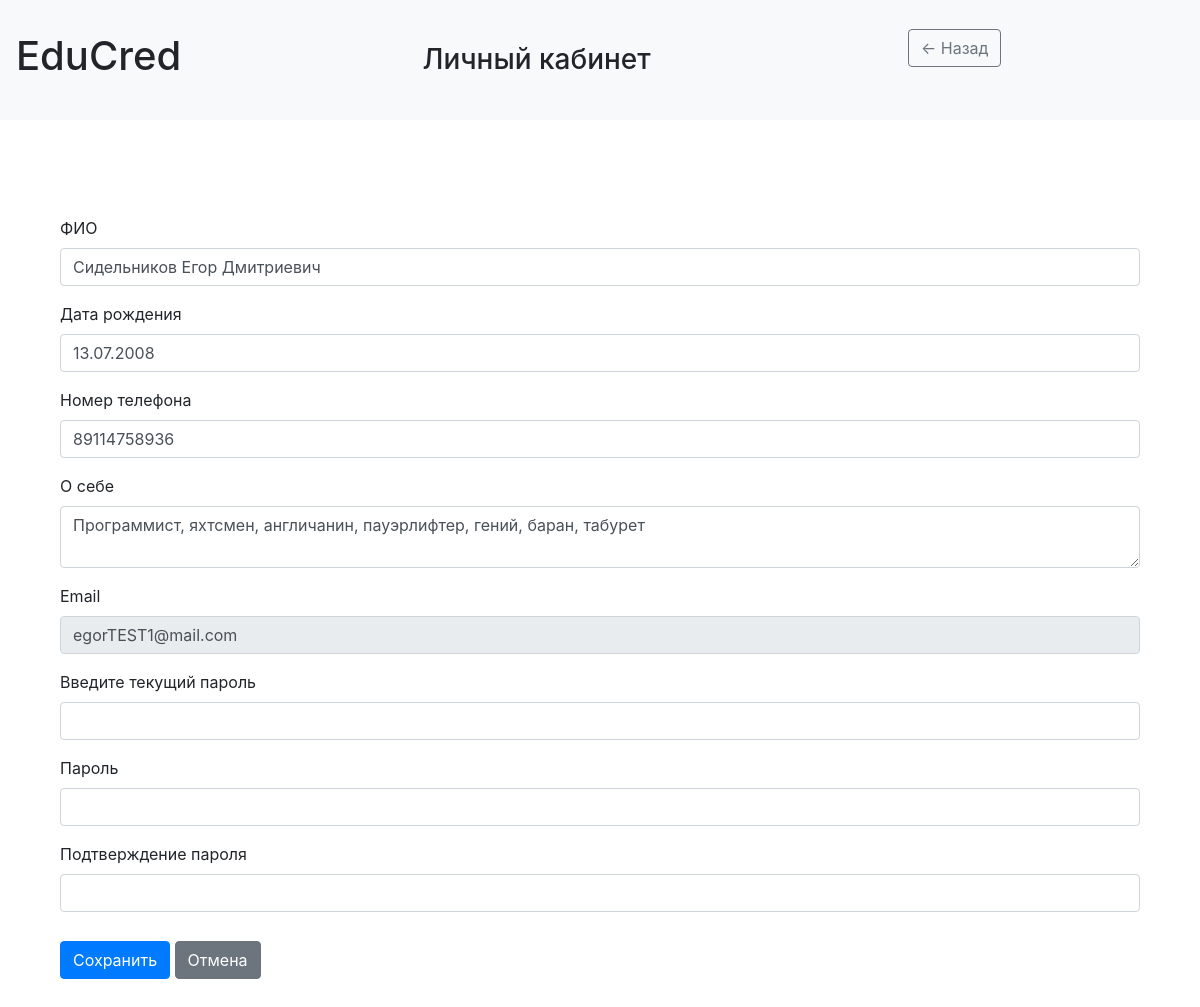
The page /profile (signed in) on the database as committed earlier.
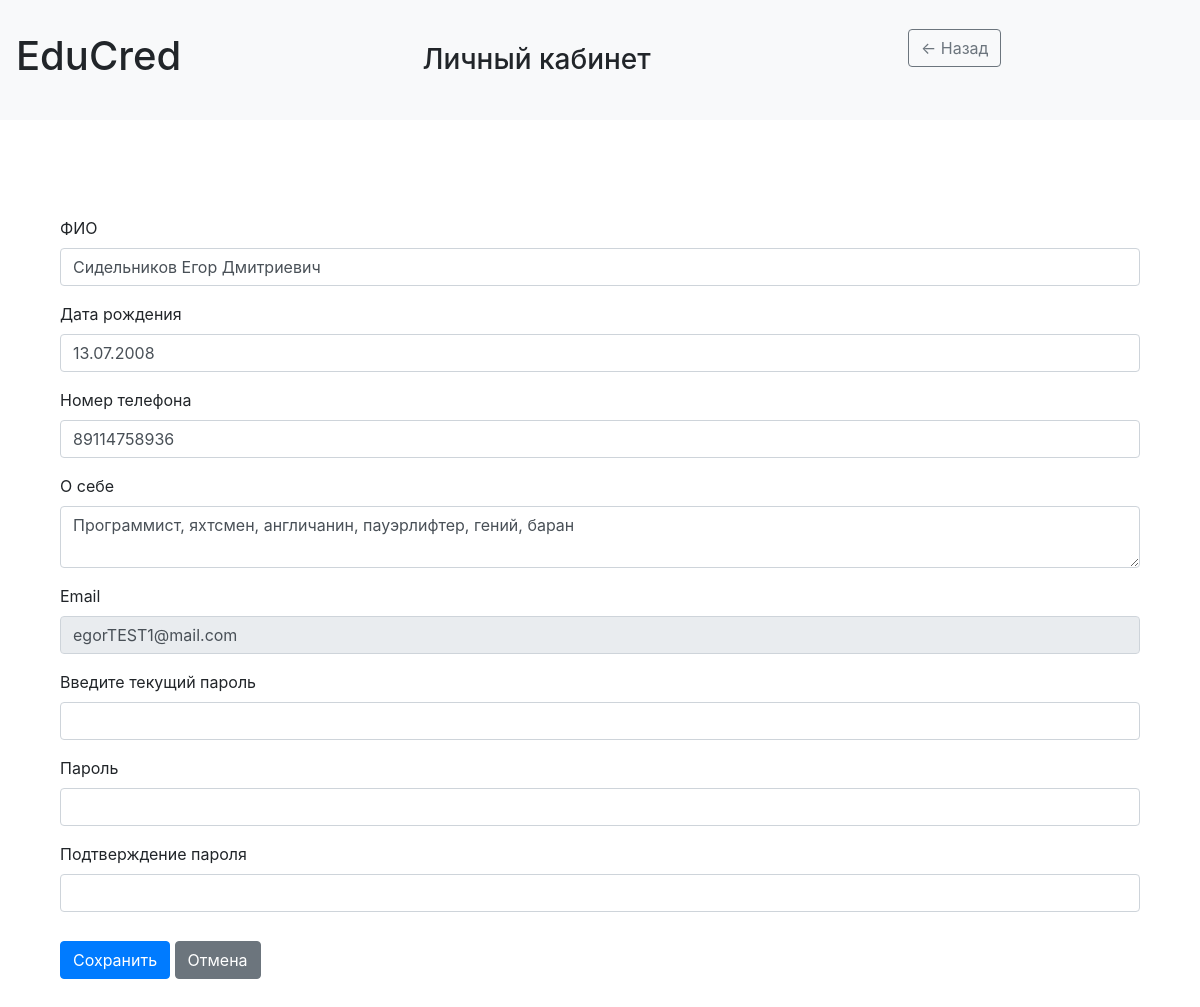
The same page on the database as committed later.
### data/Students.py (models this page shows)
class Student(SqlAlchemyBase, UserMixin, SerializerMixin):
    __tablename__ = "students"
    id = sqlalchemy.Column(sqlalchemy.Integer, primary_key=True, autoincrement=True)
    user_id = sqlalchemy.Column(sqlalchemy.Integer, sqlalchemy.ForeignKey("users.id"), nullable=False)
    student_nsp = sqlalchemy.Column(sqlalchemy.String, nullable=False)
    born = sqlalchemy.Column(sqlalchemy.DateTime, nullable=False)
    phone_num = sqlalchemy.Column(sqlalchemy.String, nullable=False)
    about = sqlalchemy.Column(sqlalchemy.String, nullable=True)
    employer_id = sqlalchemy.Column(sqlalchemy.String, nullable=True)
    user = orm.relationship("User", back_populates="student")
    achievements = orm.relationship("Achievement", back_populates="student")

### data/Users.py (models this page shows, shortened)
class User(SqlAlchemyBase, UserMixin, SerializerMixin):
    __tablename__ = "users"
    id = sqlalchemy.Column(sqlalchemy.Integer, primary_key=True, autoincrement=True)
    email = sqlalchemy.Column(sqlalchemy.String, index=True, unique=True, nullable=True)
    hashed_password = sqlalchemy.Column(sqlalchemy.String, nullable=True)
    role = sqlalchemy.Column(sqlalchemy.String, nullable=True)
    university = orm.relationship("University", back_populates="user", uselist=False)
    employer = orm.relationship("Employer", back_populates="user", uselist=False)
    student = orm.relationship("Student", back_populates="user", uselist=False)

### server.py (the view, shortened to what this page needs)
@app.route('/profile', methods=['GET', 'POST'])
@login_required
def profile():
    db_sess = db_session.create_session()
    user = db_sess.query(User).get(current_user.id)
    born = ''
    if user.role == 'student':
        profile = db_sess.query(Student).filter_by(user_id=user.id).first()
        born = profile.born.strftime('%d.%m.%Y')
        form = StudentProfileForm(obj=profile)
    elif user.role == 'employer':
        profile = db_sess.query(Employer).filter_by(user_id=user.id).first()
        form = EmployerProfileForm(obj=profile)
    form.email.data = user.email
    return render_template('profile.html', form=form, role=user.role, title='Личный кабинет', user=user,
                           style=url_for('static', filename='css/style.css'), born=born)

### data/ProfileForms.py
class StudentProfileForm(FlaskForm):
    student_nsp = StringField('ФИО', validators=[DataRequired(message="Укажите ФИО")])
    born = DateField(
        'Дата рождения',
        format='%d.%m.%Y',
        validators=[Optional()]
    )
    phone_num = TelField('Номер телефона', validators=[DataRequired(message="Укажите номер телефона")])
    about = TextAreaField('О себе', validators=[Optional()])
    email = StringField(
        'Email',
        render_kw={'readonly': True, 'class': 'form-control-plaintext'},
        validators=[Email(message="Неверный формат почты")]
    )
    current_password = PasswordField("Введите текущий пароль", validators=[DataRequired()])
    new_password = PasswordField('Пароль', validators=[Optional(), Length(min=6)])
    new_password_confirm = PasswordField('Подтверждение пароля', validators=[
        EqualTo('new_password', message="Пароли не совпадают")
    ]
                            )
    submit = SubmitField('Сохранить')

### data/db_session.py (called while the page is built)
def create_session() -> Session:
    global __factory
    return __factory()

### server.py (called while the page is built)
@login_manager.user_loader
def load_user(user_id):
    db_sess = db_session.create_session()
    return db_sess.query(User).get(user_id)

### templates/profile.html (shortened to what this page needs)
<html lang="ru">
<head>
    <link rel="stylesheet" type="text/css" href="{{ style }}"/>
    <link
            rel="stylesheet"
            href="https://stackpath.bootstrapcdn.com/bootstrap/4.4.1/css/bootstrap.min.css"
    >
</head>
<body>
<header>
    <nav class="navbar navbar-light bg-light">
        <h1>EduCred</h1>
        <h3 class="mb-0">Личный кабинет</h3>
        <aside class="col-3 bg-light border-end p-3 d-flex flex-column">
            <div class="d-flex align-items-center mb-4">
                <a href="{{ url_for('workspace') }}" class="btn btn-outline-secondary me-3">← Назад</a>
            </div>
        </aside>
    </nav>
</header>
<div class="container py-5">
    <div class="container py-5">
        <form method="POST">
            <div>
                {% for field in form if field.name != 'csrf_token' and field.name != 'submit' %}
                <div class="mb-3">
                    {{ field.label(class_="form-label") }}
                    {% if field.name != 'born' %}
                    {{ field(class_="form-control") }}
                    {% else %}
                    <input class="form-control" id="born" name="born" required type="text"
                           value="{{ born }}">
                    {% endif %}
                </div>
                {% endfor %}
            </div>
            <div class="mt-4">
                {{ form.submit(class_="btn btn-primary") }}
                <a href="{{ url_for('profile') }}" class="btn btn-secondary ms-2">Отмена</a>
            </div>
        </form>
    </div>
</div>
</body>
</html>

### static/css/style.css (style rules this page uses)
.btn { display: inline-block; padding: 6px 12px; margin: 5px 0; font-size: 16px; font-weight: bold; background-color: #4CAF50; color: white; border: none; text-decoration: none; cursor: pointer; border-radius: 4px; }
.container { max-width: 900px; margin: 0 auto; padding: 20px; }
.d-flex { display: flex; }

Rows that differ between the two databases and show on the page:
changed Student "Сидельников Егор Дмитриевич": about "Программист, яхтсмен, англичанин, пауэрлифтер, гений, баран, табурет" → "Программист, яхтсмен, англичанин, пауэрлифтер, гений, баран"
